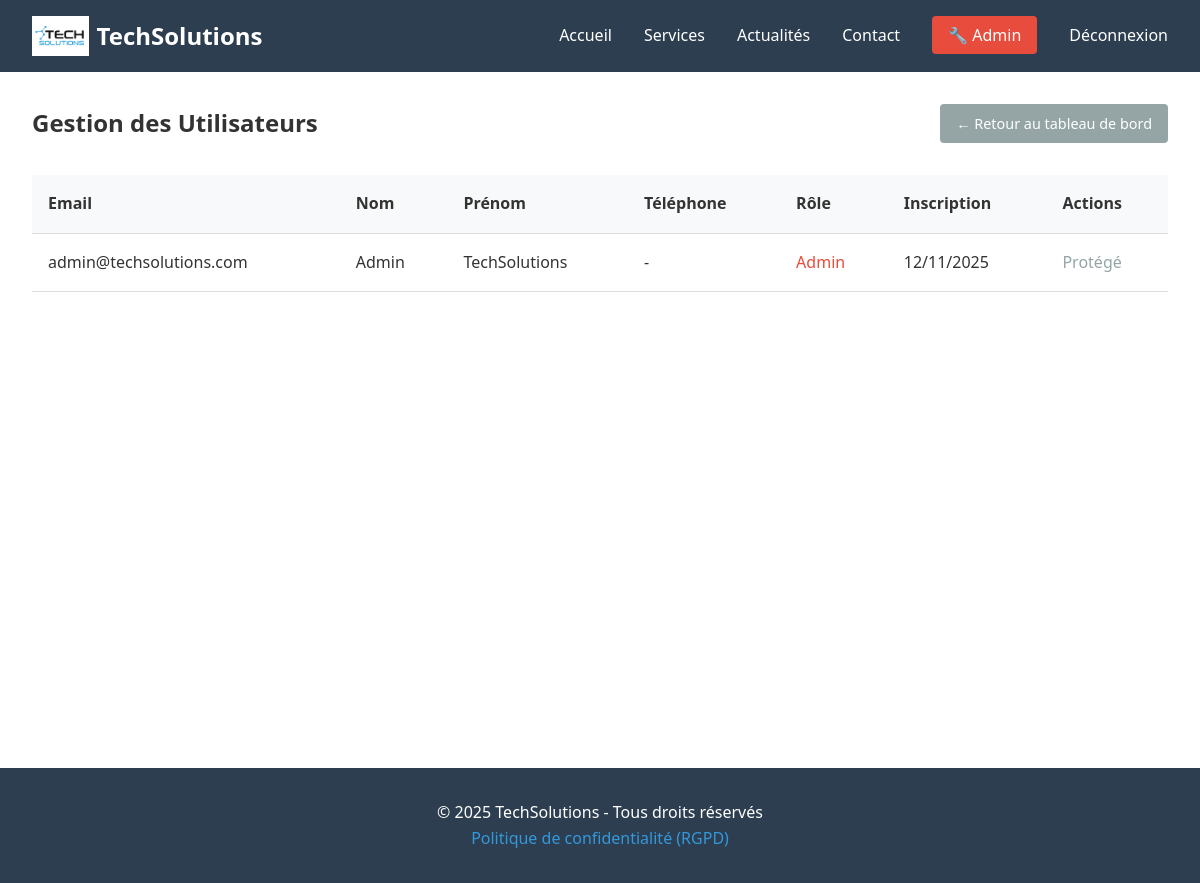
The page /admin/users.php (signed in) on the database its author committed.
### tables this page shows
CREATE TABLE `users` (
  `id` int(11) NOT NULL AUTO_INCREMENT,
  `email` varchar(255) NOT NULL,
  `password` varchar(255) NOT NULL,
  `nom` varchar(100) NOT NULL,
  `prenom` varchar(100) NOT NULL,
  `telephone` varchar(20) DEFAULT NULL,
  `role` enum('admin','client') DEFAULT 'client',
  `consent_date` datetime DEFAULT NULL,
  `created_at` timestamp NOT NULL DEFAULT current_timestamp(),
  `updated_at` timestamp NOT NULL DEFAULT current_timestamp() ON UPDATE current_timestamp(),
  PRIMARY KEY (`id`),
  UNIQUE KEY `email` (`email`)
);

### admin/users.php (the view, shortened to what this page needs)
<?php
require_once '../includes/auth.php';
$users = $pdo->query("SELECT * FROM users ORDER BY created_at DESC")->fetchAll();
?>
<?php include '../includes/header.php'; ?>
<section class="admin-users">
    <div class="admin-header">
        <h1>Gestion des Utilisateurs</h1>
        <a href="index.php" class="btn-back">← Retour au tableau de bord</a>
    </div>
    <table>
        <thead>
            <tr>
                <th>Email</th>
                <th>Nom</th>
                <th>Prénom</th>
                <th>Téléphone</th>
                <th>Rôle</th>
                <th>Inscription</th>
                <th>Actions</th>
            </tr>
        </thead>
        <tbody>
            <?php foreach($users as $user): ?>
            <tr>
                <td><?= htmlspecialchars($user['email']) ?></td>
                <td><?= htmlspecialchars($user['nom']) ?></td>
                <td><?= htmlspecialchars($user['prenom']) ?></td>
                <td><?= htmlspecialchars($user['telephone'] ?? '-') ?></td>
                <td><span style="color: <?= $user['role'] === 'admin' ? '#e74c3c' : '#27ae60' ?>"><?= ucfirst($user['role']) ?></span></td>
                <td><?= date('d/m/Y', strtotime($user['created_at'])) ?></td>
                <td>
                    <?php if($user['role'] !== 'admin'): ?>
                        <a href="?delete=<?= $user['id'] ?>"
                           onclick="return confirm('Supprimer cet utilisateur ?')">Supprimer</a>
                    <?php else: ?>
                        <span style="color: #95a5a6;">Protégé</span>
                    <?php endif; ?>
                </td>
            </tr>
            <?php endforeach; ?>
        </tbody>
    </table>
</section>
<?php include '../includes/footer.php'; ?>

### assets/css/style.css (style rules this page uses)
* { margin: 0; padding: 0; box-sizing: border-box; }
body { font-family: 'Segoe UI', Tahoma, Geneva, Verdana, sans-serif; line-height: 1.6; color: #333; }
section { max-width: 1200px; margin: 2rem auto; padding: 0 2rem; }
table { width: 100%; border-collapse: collapse; margin-top: 2rem; }
th, td { padding: 1rem; text-align: left; border-bottom: 1px solid #ddd; }
th { background: #f8f9fa; font-weight: 600; }
.admin-header { display: flex; justify-content: space-between; align-items: center; margin-bottom: 2rem; }
.btn-back { padding: 0.5rem 1rem; background: #95a5a6; color: white; text-decoration: none; border-radius: 4px; font-size: 0.9rem; transition: background 0.3s; }

### rows shown on the page
users: email "admin@techsolutions.com", nom "Admin", prenom "TechSolutions", telephone "-", role "Admin", created_at "12/11/2025", shows "Protégé"
